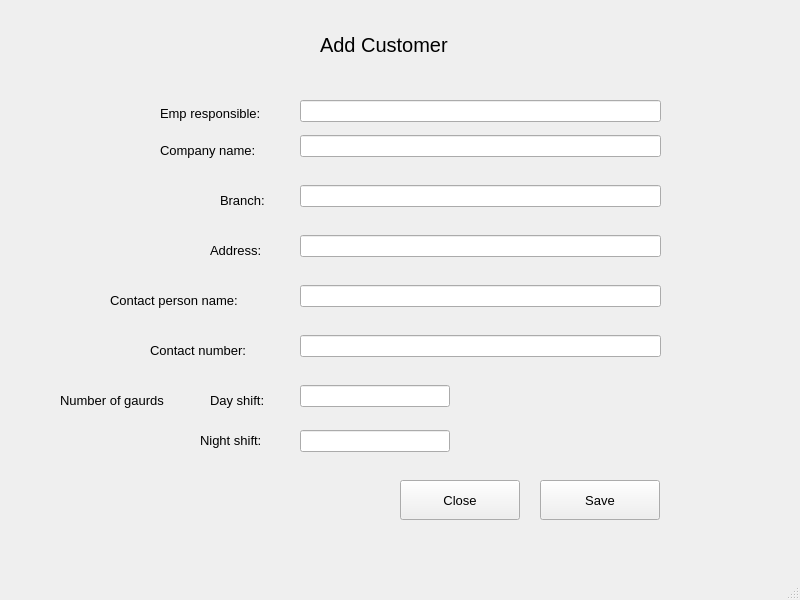
<?xml version="1.0" encoding="UTF-8"?>
<ui version="4.0">
 <class>MainWindow</class>
 <widget class="QMainWindow" name="MainWindow">
  <property name="geometry">
   <rect>
    <x>0</x>
    <y>0</y>
    <width>800</width>
    <height>600</height>
   </rect>
  </property>
  <property name="windowTitle">
   <string>MainWindow</string>
  </property>
  <widget class="QWidget" name="centralwidget">
   <widget class="QLabel" name="label">
    <property name="geometry">
     <rect>
      <x>160</x>
      <y>140</y>
      <width>141</width>
      <height>21</height>
     </rect>
    </property>
    <property name="font">
     <font>
      <pointsize>10</pointsize>
     </font>
    </property>
    <property name="text">
     <string>Company name: </string>
    </property>
   </widget>
   <widget class="QLabel" name="label_2">
    <property name="geometry">
     <rect>
      <x>320</x>
      <y>10</y>
      <width>160</width>
      <height>70</height>
     </rect>
    </property>
    <property name="font">
     <font>
      <pointsize>15</pointsize>
     </font>
    </property>
    <property name="text">
     <string>Add Customer</string>
    </property>
   </widget>
   <widget class="QLabel" name="label_3">
    <property name="geometry">
     <rect>
      <x>210</x>
      <y>240</y>
      <width>81</width>
      <height>21</height>
     </rect>
    </property>
    <property name="font">
     <font>
      <pointsize>10</pointsize>
     </font>
    </property>
    <property name="text">
     <string>Address: </string>
    </property>
   </widget>
   <widget class="QLabel" name="label_4">
    <property name="geometry">
     <rect>
      <x>220</x>
      <y>190</y>
      <width>71</width>
      <height>21</height>
     </rect>
    </property>
    <property name="font">
     <font>
      <pointsize>10</pointsize>
     </font>
    </property>
    <property name="text">
     <string>Branch:</string>
    </property>
   </widget>
   <widget class="QLabel" name="label_5">
    <property name="geometry">
     <rect>
      <x>110</x>
      <y>290</y>
      <width>181</width>
      <height>21</height>
     </rect>
    </property>
    <property name="font">
     <font>
      <pointsize>10</pointsize>
     </font>
    </property>
    <property name="text">
     <string>Contact person name:</string>
    </property>
   </widget>
   <widget class="QLabel" name="label_6">
    <property name="geometry">
     <rect>
      <x>150</x>
      <y>340</y>
      <width>141</width>
      <height>21</height>
     </rect>
    </property>
    <property name="font">
     <font>
      <pointsize>10</pointsize>
     </font>
    </property>
    <property name="text">
     <string>Contact number:</string>
    </property>
   </widget>
   <widget class="QLabel" name="label_7">
    <property name="geometry">
     <rect>
      <x>60</x>
      <y>390</y>
      <width>141</width>
      <height>21</height>
     </rect>
    </property>
    <property name="font">
     <font>
      <pointsize>10</pointsize>
     </font>
    </property>
    <property name="text">
     <string>Number of gaurds </string>
    </property>
   </widget>
   <widget class="QLabel" name="label_8">
    <property name="geometry">
     <rect>
      <x>200</x>
      <y>430</y>
      <width>91</width>
      <height>21</height>
     </rect>
    </property>
    <property name="font">
     <font>
      <pointsize>10</pointsize>
     </font>
    </property>
    <property name="text">
     <string>Night shift: </string>
    </property>
   </widget>
   <widget class="QLabel" name="label_9">
    <property name="geometry">
     <rect>
      <x>210</x>
      <y>390</y>
      <width>81</width>
      <height>21</height>
     </rect>
    </property>
    <property name="font">
     <font>
      <pointsize>10</pointsize>
     </font>
    </property>
    <property name="text">
     <string>Day shift: </string>
    </property>
   </widget>
   <widget class="QLineEdit" name="lineEdit">
    <property name="geometry">
     <rect>
      <x>300</x>
      <y>135</y>
      <width>361</width>
      <height>22</height>
     </rect>
    </property>
   </widget>
   <widget class="QLineEdit" name="lineEdit_2">
    <property name="geometry">
     <rect>
      <x>300</x>
      <y>185</y>
      <width>361</width>
      <height>22</height>
     </rect>
    </property>
   </widget>
   <widget class="QLineEdit" name="lineEdit_3">
    <property name="geometry">
     <rect>
      <x>300</x>
      <y>235</y>
      <width>361</width>
      <height>22</height>
     </rect>
    </property>
   </widget>
   <widget class="QLineEdit" name="lineEdit_4">
    <property name="geometry">
     <rect>
      <x>300</x>
      <y>285</y>
      <width>361</width>
      <height>22</height>
     </rect>
    </property>
   </widget>
   <widget class="QLineEdit" name="lineEdit_5">
    <property name="geometry">
     <rect>
      <x>300</x>
      <y>335</y>
      <width>361</width>
      <height>22</height>
     </rect>
    </property>
   </widget>
   <widget class="QLineEdit" name="lineEdit_7">
    <property name="geometry">
     <rect>
      <x>300</x>
      <y>385</y>
      <width>150</width>
      <height>22</height>
     </rect>
    </property>
   </widget>
   <widget class="QLineEdit" name="lineEdit_8">
    <property name="geometry">
     <rect>
      <x>300</x>
      <y>430</y>
      <width>150</width>
      <height>22</height>
     </rect>
    </property>
   </widget>
   <widget class="QPushButton" name="pushButton_3">
    <property name="geometry">
     <rect>
      <x>400</x>
      <y>480</y>
      <width>120</width>
      <height>40</height>
     </rect>
    </property>
    <property name="font">
     <font>
      <pointsize>10</pointsize>
     </font>
    </property>
    <property name="text">
     <string>Close</string>
    </property>
   </widget>
   <widget class="QPushButton" name="pushButton_4">
    <property name="geometry">
     <rect>
      <x>540</x>
      <y>480</y>
      <width>120</width>
      <height>40</height>
     </rect>
    </property>
    <property name="font">
     <font>
      <pointsize>10</pointsize>
     </font>
    </property>
    <property name="text">
     <string>Save</string>
    </property>
   </widget>
   <widget class="QLabel" name="label_10">
    <property name="geometry">
     <rect>
      <x>160</x>
      <y>103</y>
      <width>141</width>
      <height>21</height>
     </rect>
    </property>
    <property name="font">
     <font>
      <pointsize>10</pointsize>
     </font>
    </property>
    <property name="text">
     <string>Emp responsible:</string>
    </property>
   </widget>
   <widget class="QLineEdit" name="lineEdit_6">
    <property name="geometry">
     <rect>
      <x>300</x>
      <y>100</y>
      <width>361</width>
      <height>22</height>
     </rect>
    </property>
   </widget>
  </widget>
  <widget class="QMenuBar" name="menubar">
   <property name="geometry">
    <rect>
     <x>0</x>
     <y>0</y>
     <width>800</width>
     <height>26</height>
    </rect>
   </property>
  </widget>
  <widget class="QStatusBar" name="statusbar"/>
 </widget>
 <resources/>
 <connections/>
</ui>
